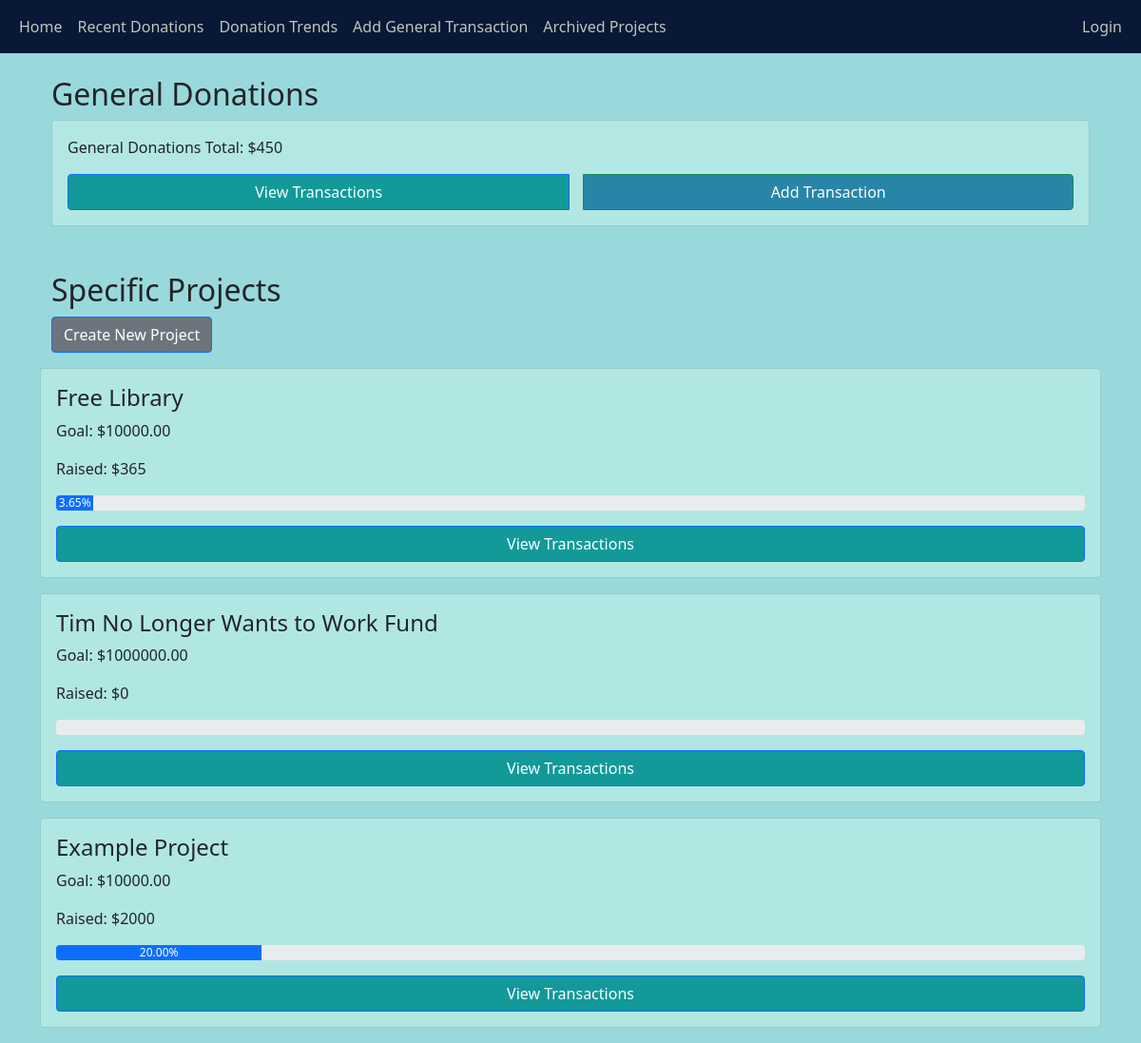
The page / on the database its author committed.
### main/models.py (models this page shows, shortened)
class Project(models.Model):
    name = models.CharField(max_length=100)
    start_date = models.DateField()
    end_date = models.DateField()
    goal_amount = models.DecimalField(max_digits=10, decimal_places=2)
    description = models.TextField(null=True, blank=True)
    owner = models.ForeignKey(User, on_delete=models.CASCADE)
    is_archived = models.BooleanField(default=False)

### main/views.py (the view)
# urls.py: path('', views.home, name='home'),
def home(request):
    general_total = Transaction.objects.filter(fund="general").aggregate(Sum('amount'))['amount__sum'] or 0
    projects = Project.objects.filter(is_archived=False) #projects = Project.objects.all()
    project_data = []
    for project in projects:
        total_raised = project.transactions.aggregate(Sum('amount'))['amount__sum'] or 0
        progress_percentage = (total_raised / project.goal_amount) * 100 if project.goal_amount > 0 else 0
        project_data.append({
            'project': project,
            'total_raised': total_raised,
            'progress_percentage': round(progress_percentage, 2),
            'is_owner': project.owner ==request.user
        })
    return render(request, 'main/home.html', {
        'general_total': general_total,
        'project_data': project_data
    })

### main/templates/main/home.html (shortened to what this page needs)
{% extends 'main/base.html' %}
{% block content %}
<div class="container mt-4">
    <h2>General Donations</h2>
    <div class="card p-3" style="background-color: #b3e7e4;">
        <p>General Donations Total: ${{ general_total }}</p>
        <div class="btn-group">
            <a href="{% url 'view_general_transactions' %}" class="btn btn-primary" class="btn" style="background-color: #069393eb; color: white !important;" >View Transactions</a>
            <a href="{% url 'add_general_transaction' %}" class="btn btn-success"  style="background-color: #2885a7; color: rgb(255, 255, 255) !important;">Add Transaction</a>
        </div>
    </div>
    <h2 class="mt-5">Specific Projects</h2>
    <a href="{% url 'create_project' %}" class="btn btn-primary mb-3"style="background-color: #6c757d; color: white !important;">Create New Project</a>
</div>
    {% for data in project_data %}
    <div class="card p-3 mb-3 position-relative" style="background-color: #b1e7e3;" style="padding-top: 2.5rem ;">
        <h4>{{ data.project.name }}</h4>
        <p>Goal: ${{ data.project.goal_amount }}</p>
        <p>Raised: ${{ data.total_raised }}</p>
        <div class="progress mb-3">
            <div class="progress-bar" role="progressbar"
                 style="width: {{ data.progress_percentage }}%;
                 aria-valuenow="{{ data.progress_percentage }}" aria-valuemin="0" aria-valuemax="100">
                {{ data.progress_percentage }}%
            </div>
        </div>
        <div class="btn-group">
            <a href="{% url 'view_project_transactions' data.project.id %}" class="btn btn-primary"  style="background-color: #069393eb; color: white !important;">View Transactions</a>
        </div>
    </div>
    {% endfor %}
</div>
{% endblock %}

### main/templates/main/base.html (style rules this page uses)
.btn-group { display: flex; gap: 15px; justify-content: center; flex-wrap: wrap; }
body { background-color: #9ad9db }

### rows shown on the page
Project: project.name "Free Library", project.goal_amount "10000.00", total_raised "365", progress_percentage "3.65"
Project: project.name "Tim No Longer Wants to Work Fund", project.goal_amount "1000000.00", total_raised "0"
Project: project.name "Example Project", project.goal_amount "10000.00", total_raised "2000", progress_percentage "20.00"

### other values the page prints
{{ general_total }} "450"
